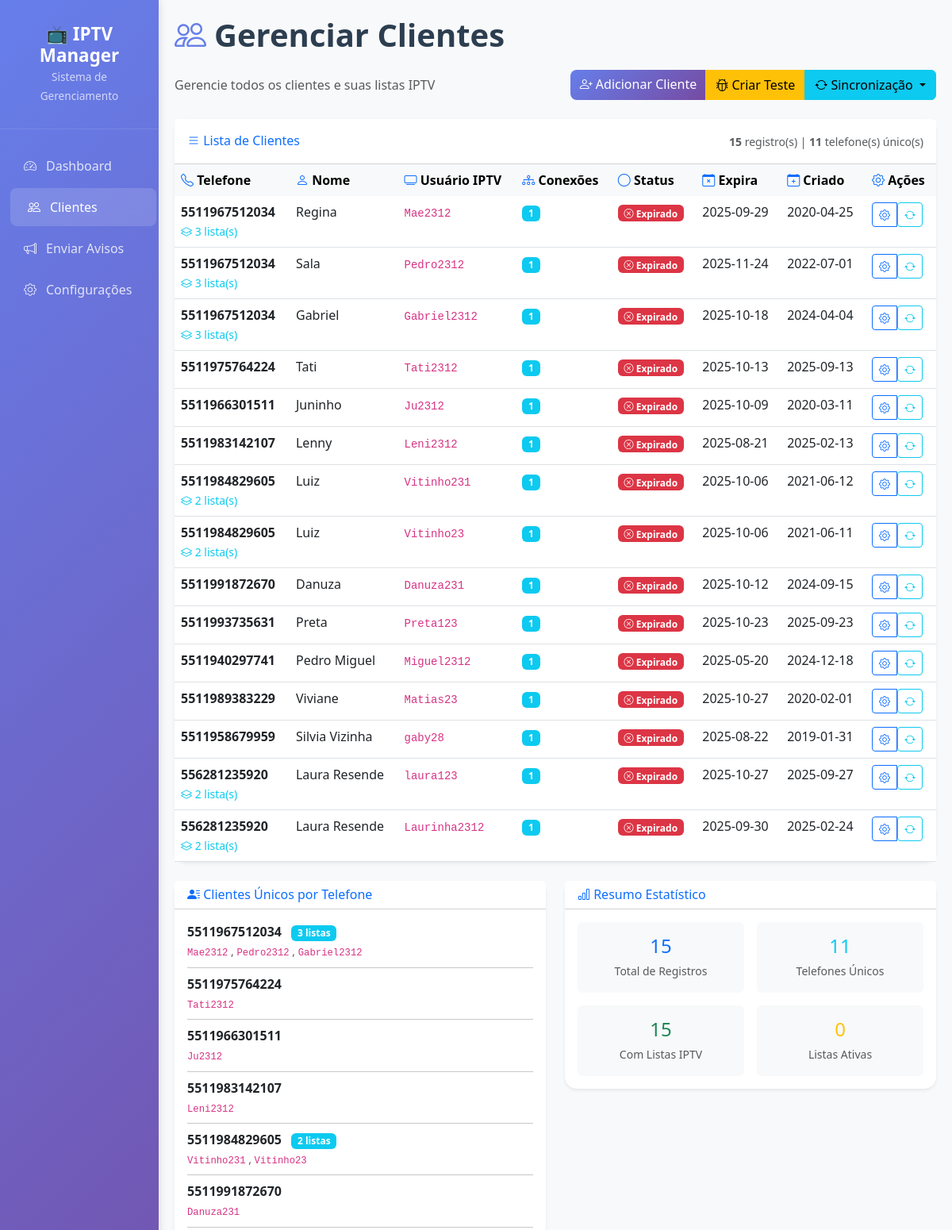
Before: /clientes (upper part) with the older database file.
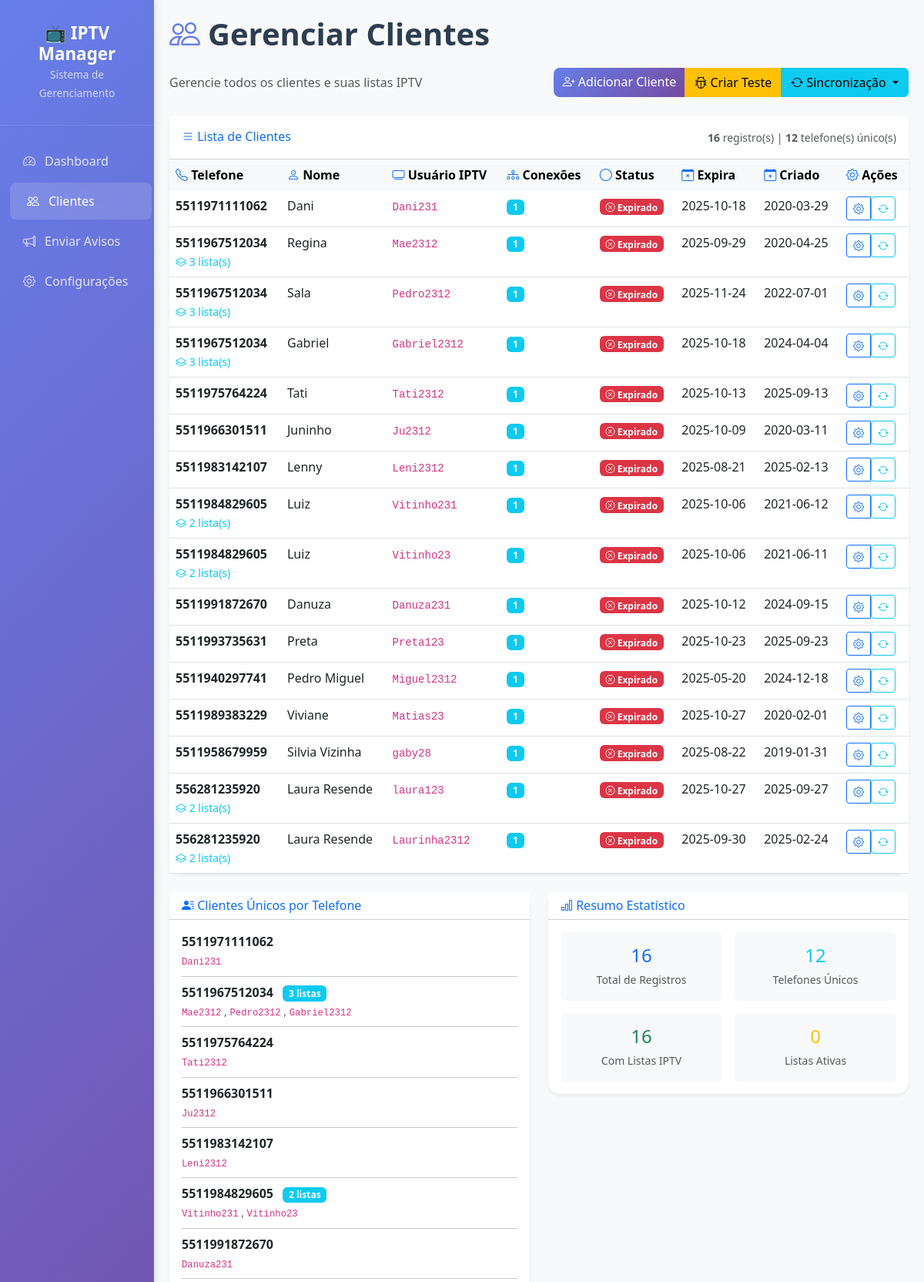
After: the same page with the newer database file.
### tables this page shows
CREATE TABLE clientes (
                id INTEGER PRIMARY KEY AUTOINCREMENT, 
                telefone TEXT NOT NULL, 
                nome TEXT,
                usuario_iptv TEXT UNIQUE, 
                senha_iptv TEXT, 
                data_criacao DATETIME, 
                data_expiracao DATETIME,
                conexoes INTEGER DEFAULT 1, 
                plano TEXT, 
                status TEXT, 
                ultimo_teste DATETIME,
                created_at DATETIME DEFAULT CURRENT_TIMESTAMP, 
                ultima_sincronizacao DATETIME
            );

### dashboard.py (the view)
@app.route("/clientes")
def listar_clientes():
    try:
        print("👥 [DEBUG] Carregando lista de clientes...")
        conn = db.get_connection()
        clientes = conn.execute("""
            SELECT c.*,
                   CASE
                       WHEN c.data_expiracao > datetime("now") THEN "Ativo"
                       WHEN c.data_expiracao IS NULL THEN "Sem Lista"
                       ELSE "Expirado"
                   END as status_lista
            FROM clientes c
            ORDER BY c.created_at DESC
            """).fetchall()
        conn.close()
        clientes_list = []
        for cliente in clientes:
            cliente_dict = dict(cliente)
            clientes_list.append(cliente_dict)
        print(f"👥 [DEBUG] {len(clientes_list)} clientes carregados")
        for i, cliente in enumerate(clientes_list[:3]):
            print(f"👤 [DEBUG] Cliente {i+1}: {cliente.get('nome', 'N/A')} - {cliente.get('usuario_iptv', 'N/A')} - Status: {cliente.get('status_lista', 'N/A')}")
        response = make_response(render_template("clientes.html", clientes=clientes_list))
        return add_no_cache_headers(response)
    except Exception as e:
        print(f"❌ [DEBUG] Erro ao listar clientes: {str(e)}")
        flash(f"Erro ao listar clientes: {str(e)}", "error")
        return redirect(url_for("index"))

### dashboard.py (called while the page is built)
def add_no_cache_headers(response):
    response.headers['Cache-Control'] = 'no-cache, no-store, must-revalidate, max-age=0'
    response.headers['Pragma'] = 'no-cache'
    response.headers['Expires'] = '0'
    response.headers['Last-Modified'] = datetime.now().strftime('%a, %d %b %Y %H:%M:%S GMT')
    response.headers['ETag'] = str(int(time.time()))
    return response

@app.after_request
def after_request(response):
    return add_no_cache_headers(response)

### database.py (called while the page is built)
    def get_connection(self):
        conn = sqlite3.connect(self.db_path, timeout=10)
        conn.row_factory = sqlite3.Row
        return conn

### templates/clientes.html (shortened to what the changed rows need)
{% extends "base.html" %}
{% block page_title %}Gerenciar Clientes{% endblock %}
{% block page_icon %}<i class="bi bi-people"></i>{% endblock %}
{% block content %}
<div class="card shadow-sm">
    <div class="card-header bg-white py-3">
        <div class="row align-items-center">
            <div class="col-auto">
                {% if clientes %}
                {% set telefones_unicos = [] %}
                {% for cliente in clientes %}
                    {% if cliente.telefone not in telefones_unicos %}
                        {% set _ = telefones_unicos.append(cliente.telefone) %}
                    {% endif %}
                {% endfor %}
                <small class="text-muted">
                    <strong>{{ clientes|length }}</strong> registro(s) |
                    <strong>{{ telefones_unicos|length }}</strong> telefone(s) único(s)
                </small>
                {% endif %}
            </div>
        </div>
    </div>
    <div class="card-body p-0">
        {% if clientes %}
        <div class="table-responsive">
            <table class="table table-hover mb-0">
                <thead class="table-light">
                    <tr>
                        <th class="border-0">
                            <i class="bi bi-telephone text-primary"></i> Telefone
                        </th>
                        <th class="border-0">
                            <i class="bi bi-person text-primary"></i> Nome
                        </th>
                        <th class="border-0">
                            <i class="bi bi-tv text-primary"></i> Usuário IPTV
                        </th>
                        <th class="border-0">
                            <i class="bi bi-diagram-3 text-primary"></i> Conexões
                        </th>
                        <th class="border-0">
                            <i class="bi bi-circle text-primary"></i> Status
                        </th>
                        <th class="border-0">
                            <i class="bi bi-calendar-x text-primary"></i> Expira
                        </th>
                        <th class="border-0">
                            <i class="bi bi-calendar-plus text-primary"></i> Criado
                        </th>
                        <th class="border-0">
                            <i class="bi bi-gear text-primary"></i> Ações
                        </th>
                    </tr>
                </thead>
                <tbody>
                    {% for cliente in clientes %}
                    <tr>
                        <td>
                            <strong>{{ cliente.telefone }}</strong>
                            {% set listas_mesmo_telefone = [] %}
                            {% for c in clientes %}
                                {% if c.telefone == cliente.telefone %}
                                    {% set _ = listas_mesmo_telefone.append(c) %}
                                {% endif %}
                            {% endfor %}
                            {% if listas_mesmo_telefone|length > 1 %}
                                <br><small class="text-info">
                                    <i class="bi bi-layers"></i> {{ listas_mesmo_telefone|length }} lista(s)
                                </small>
                            {% endif %}
                        </td>
                        <td>
                            {% if cliente.nome %}
                                <span class="fw-medium">{{ cliente.nome }}</span>
                            {% else %}
                                <span class="text-muted fst-italic">Não informado</span>
                            {% endif %}
                        </td>
                        <td>
                            {% if cliente.usuario_iptv %}
                                <code>{{ cliente.usuario_iptv }}</code>
                            {% else %}
                                <span class="text-muted fst-italic">Sem lista</span>
                            {% endif %}
                        </td>
                        <td>
                            {% if cliente.conexoes %}
                                <span class="badge bg-info">{{ cliente.conexoes }}</span>
                            {% else %}
                                <span class="text-muted">—</span>
                            {% endif %}
                        </td>
                        <td>
                            {% if cliente.status_lista == 'Ativo' %}
                                <span class="badge bg-success">
                                    <i class="bi bi-check-circle"></i> Ativo
                                </span>
                            {% elif cliente.status_lista == 'Expirado' %}
                                <span class="badge bg-danger">
                                    <i class="bi bi-x-circle"></i> Expirado
                                </span>
                            {% else %}
                                <span class="badge bg-secondary">
                                    <i class="bi bi-dash-circle"></i> Sem Lista
                                </span>
                            {% endif %}
                        </td>
                        <td>
                            {% if cliente.data_expiracao %}
                                {{ cliente.data_expiracao[:10] }}
                            {% else %}
                                <span class="text-muted">—</span>
                            {% endif %}
                        </td>
                        <td>
                            {% if cliente.data_criacao %}
                                {{ cliente.data_criacao[:10] }}
                            {% else %}
                                <span class="text-muted">—</span>
                            {% endif %}
                        </td>
                        <td>
                            <div class="btn-group" role="group">
                                <a href="{{ url_for('gerenciar_cliente', cliente_id=cliente.id) }}"
                                   class="btn btn-sm btn-outline-primary" title="Gerenciar">
                                    <i class="bi bi-gear"></i>
                                </a>
                                {% if cliente.usuario_iptv %}
                                <form method="POST" action="{{ url_for('sincronizar_cliente', cliente_id=cliente.id) }}" class="d-inline">
                                    <button type="submit" class="btn btn-sm btn-outline-info" title="Sincronizar">
                                        <i class="bi bi-arrow-repeat"></i>
                                    </button>
                                </form>
                                {% endif %}
                            </div>
                        </td>
                    </tr>
                    {% endfor %}
                </tbody>
            </table>
        </div>
        {% endif %}
    </div>
</div>
{% if clientes %}
<div class="row mt-4">
    <div class="col-md-6">
        <div class="card shadow-sm">
            <div class="card-header bg-white">
                <h6 class="mb-0 text-primary">
                    <i class="bi bi-person-lines-fill"></i> Clientes Únicos por Telefone
                </h6>
            </div>
            <div class="card-body">
                {% set telefones_processados = [] %}
                {% for cliente in clientes %}
                    {% if cliente.telefone not in telefones_processados %}
                        {% set _ = telefones_processados.append(cliente.telefone) %}
                        {% set listas_cliente = [] %}
                        {% for c in clientes %}
                            {% if c.telefone == cliente.telefone %}
                                {% set _ = listas_cliente.append(c) %}
                            {% endif %}
                        {% endfor %}
                        <div class="mb-2">
                            <div class="d-flex justify-content-between align-items-start">
                                <div>
                                    <strong>{{ cliente.telefone }}</strong>
                                    {% if listas_cliente|length > 1 %}
                                        <span class="badge bg-info ms-2">{{ listas_cliente|length }} listas</span>
                                    {% endif %}
                                    <br>
                                    <small class="text-muted">
                                        {% for lista in listas_cliente %}
                                            {% if lista.usuario_iptv %}
                                                <code>{{ lista.usuario_iptv }}</code>
                                            {% else %}
                                                <em>Sem lista</em>
                                            {% endif %}
                                            {% if not loop.last %}, {% endif %}
                                        {% endfor %}
                                    </small>
                                </div>
                            </div>
                            {% if not loop.last %}<hr class="my-2">{% endif %}
                        </div>
                    {% endif %}
                {% endfor %}
            </div>
        </div>
    </div>
    <div class="col-md-6">
        <div class="card shadow-sm">
            <div class="card-header bg-white">
                <h6 class="mb-0 text-primary">
                    <i class="bi bi-bar-chart"></i> Resumo Estatístico
                </h6>
            </div>
            <div class="card-body">
                <div class="row g-3">
                    <div class="col-6">
                        <div class="text-center p-3 bg-light rounded">
                            <div class="h4 mb-1 text-primary">{{ clientes|length }}</div>
                            <small class="text-muted">Total de Registros</small>
                        </div>
                    </div>
                    <div class="col-6">
                        <div class="text-center p-3 bg-light rounded">
                            {% set telefones_unicos_count = [] %}
                            {% for cliente in clientes %}
                                {% if cliente.telefone not in telefones_unicos_count %}
                                    {% set _ = telefones_unicos_count.append(cliente.telefone) %}
                                {% endif %}
                            {% endfor %}
                            <div class="h4 mb-1 text-info">{{ telefones_unicos_count|length }}</div>
                            <small class="text-muted">Telefones Únicos</small>
                        </div>
                    </div>
                    <div class="col-6">
                        <div class="text-center p-3 bg-light rounded">
                            {% set com_listas = [] %}
                            {% for cliente in clientes %}
                                {% if cliente.usuario_iptv %}
                                    {% set _ = com_listas.append(cliente) %}
                                {% endif %}
                            {% endfor %}
                            <div class="h4 mb-1 text-success">{{ com_listas|length }}</div>
                            <small class="text-muted">Com Listas IPTV</small>
                        </div>
                    </div>
                    <div class="col-6">
                        <div class="text-center p-3 bg-light rounded">
                            {% set listas_ativas = [] %}
                            {% for cliente in clientes %}
                                {% if cliente.status_lista == 'Ativo' %}
                                    {% set _ = listas_ativas.append(cliente) %}
                                {% endif %}
                            {% endfor %}
                            <div class="h4 mb-1 text-warning">{{ listas_ativas|length }}</div>
                            <small class="text-muted">Listas Ativas</small>
                        </div>
                    </div>
                </div>
            </div>
        </div>
    </div>
</div>
{% endif %}
{% endblock %}

Changed rows visible on the page:
added clientes: telefone "5511971111062", nome "Dani", usuario_iptv "Dani231", conexoes "1", data_expiracao "2025-10-18", data_criacao "2020-03-29"
Other visible differences:
{{ clientes|length }}: "15" → "16"
{{ telefones_unicos|length }}: "11" → "12"
{{ telefones_unicos_count|length }}: "11" → "12"
{{ com_listas|length }}: "15" → "16"
